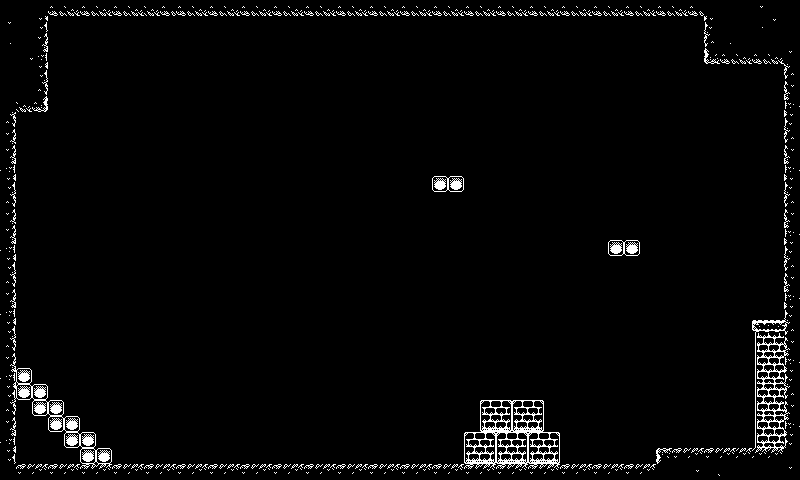

A level layout from a 2D game, rendered from its tile map. Below: a short description, then the map file with its tile-grid data intact:
An orthogonal 50x30 tile map with 16x16 px tiles, 1 tile layer (Tile Layer 1).

<map version="1.2" tiledversion="1.3.1" orientation="orthogonal" renderorder="right-down" compressionlevel="-1" width="50" height="30" tilewidth="16" tileheight="16" infinite="0" nextlayerid="5" nextobjectid="1">
 <tileset firstgid="1" source="blackwhite.tsx" />
 <layer id="1" name="Tile Layer 1" width="50" height="30">
  <data encoding="csv">
30,137,134,94,95,92,93,94,95,93,94,94,95,94,95,94,95,92,93,94,95,92,93,94,95,92,93,94,95,92,93,94,95,92,93,94,95,92,93,94,95,92,93,94,167,168,45,46,45,151,
46,134,64,152,153,154,155,156,157,157,157,157,157,157,173,173,173,173,173,173,173,173,189,189,189,189,189,189,205,205,205,205,205,221,221,221,205,205,205,205,205,205,189,189,59,151,152,62,61,167,
62,63,32,168,169,170,171,172,173,173,173,173,173,173,189,189,189,189,189,189,189,189,205,205,205,205,205,205,221,221,221,221,221,218,219,220,221,221,221,221,221,221,205,205,75,62,168,78,77,45,
214,47,48,184,185,186,187,188,189,189,189,189,189,189,205,205,205,205,205,205,205,205,221,221,221,221,221,221,198,198,214,215,216,217,214,215,216,217,218,219,220,221,221,221,91,92,93,94,95,61,
216,63,64,200,201,202,203,204,205,205,205,205,205,205,221,221,221,221,221,221,221,221,205,221,221,198,198,198,214,214,215,216,217,218,219,220,221,217,218,214,215,216,217,218,219,220,221,221,221,75,
218,79,80,216,217,218,219,220,221,221,221,221,221,221,157,173,173,189,189,205,205,221,221,198,214,214,214,214,215,216,217,218,219,134,134,150,150,150,134,134,135,136,214,215,216,217,218,219,220,27,
220,95,96,138,139,140,141,141,141,157,157,157,173,173,173,189,189,205,205,221,221,198,214,214,215,216,217,218,219,220,221,216,217,134,134,150,150,150,134,137,138,139,140,141,141,214,215,216,217,43,
80,141,141,141,141,141,157,157,157,173,173,173,189,189,189,205,205,221,221,198,214,214,215,216,217,218,219,220,221,216,217,218,134,134,134,150,150,150,134,139,140,141,141,157,157,157,173,214,215,59,
32,141,157,157,157,157,173,173,173,189,189,189,205,205,205,221,221,214,214,214,215,216,217,218,219,220,221,217,134,135,136,137,138,150,150,166,134,134,150,140,141,157,157,173,173,173,189,134,214,75,
32,157,173,173,173,173,189,189,189,205,205,205,221,221,221,214,215,216,217,218,219,220,221,216,217,218,134,135,136,137,138,139,134,135,136,137,138,139,140,141,157,173,173,189,134,134,134,150,150,27,
48,173,189,189,189,189,205,205,205,221,221,221,214,214,215,216,217,218,219,220,221,218,219,220,134,135,136,137,138,139,134,135,136,137,138,139,140,141,141,157,134,134,134,134,150,134,150,166,166,43,
64,189,205,205,205,205,221,221,221,198,214,214,215,216,217,218,219,220,221,218,219,220,134,135,136,137,138,1,2,135,136,137,138,139,140,141,141,134,134,134,150,150,150,134,134,150,166,182,182,59,
80,205,221,221,221,221,214,214,214,214,215,216,217,218,219,134,134,150,150,150,134,136,137,138,139,134,135,136,137,138,139,140,141,134,134,134,134,150,150,150,166,134,134,150,150,166,182,198,198,75,
32,221,198,198,214,214,215,216,217,218,219,220,221,218,219,134,134,134,134,150,150,150,134,134,135,136,137,138,139,134,134,134,134,150,150,150,150,166,166,134,134,150,150,166,166,182,198,214,214,27,
32,198,214,214,215,216,217,218,219,220,221,219,220,134,135,150,150,134,134,134,150,150,150,134,138,139,134,134,134,150,150,150,150,166,166,166,166,134,134,150,150,166,166,182,182,198,214,214,215,43,
48,214,215,216,217,218,219,220,221,220,221,134,135,136,137,138,139,150,150,150,166,134,134,150,134,134,150,150,150,166,166,166,166,134,134,134,134,150,1,2,166,182,182,198,198,214,214,215,216,59,
64,216,217,218,219,220,221,134,135,136,137,138,139,140,141,134,135,134,134,134,134,150,150,150,150,150,166,166,134,134,134,134,134,134,134,150,150,166,166,182,182,198,198,214,214,215,216,217,218,75,
80,219,220,221,220,134,135,136,137,138,139,140,141,134,134,134,134,150,150,150,150,166,166,134,134,134,134,134,150,150,150,134,134,150,150,166,166,182,135,135,136,137,138,139,140,141,142,218,219,27,
32,221,136,137,138,139,140,141,141,141,134,134,134,150,150,150,150,166,166,166,134,134,134,150,150,150,150,150,166,166,134,150,150,166,166,182,182,198,151,135,136,137,138,139,140,141,142,220,221,43,
48,137,138,139,140,141,141,134,134,134,150,150,150,166,166,166,166,134,134,134,150,150,150,166,166,166,166,166,182,134,150,166,166,182,182,198,198,214,167,135,135,136,137,138,139,140,141,142,141,59,
64,141,141,141,141,134,134,150,150,150,166,166,166,134,134,134,134,150,150,150,166,166,166,182,182,182,182,182,198,150,166,182,182,198,198,214,214,214,183,151,135,136,137,138,139,140,141,5,6,75,
80,134,134,134,134,150,150,166,166,166,134,134,134,150,150,150,150,166,166,166,182,182,182,198,198,198,198,198,214,166,182,198,198,214,214,214,215,216,199,167,151,152,153,154,155,156,157,21,22,27,
32,150,150,134,134,134,134,134,134,134,150,150,150,166,166,166,166,182,182,182,198,198,198,214,214,214,214,214,215,182,198,214,214,214,215,216,217,218,215,183,167,135,136,137,138,139,140,37,38,43,
48,2,134,150,150,150,150,150,150,150,166,166,166,182,182,182,182,134,134,134,214,214,214,215,216,217,218,219,220,198,214,214,215,216,217,218,219,220,221,199,183,151,152,153,154,155,156,53,54,59,
64,1,2,166,166,166,166,166,166,166,182,134,134,134,134,134,134,150,150,150,214,215,216,217,218,219,220,221,221,214,214,215,216,217,218,219,220,221,221,215,199,167,168,169,170,171,172,37,38,75,
80,166,1,2,134,134,134,134,134,134,134,134,134,150,150,150,150,166,166,166,166,182,214,215,216,217,218,219,220,221,35,36,35,36,221,221,221,221,221,221,215,183,184,185,186,187,188,53,54,27,
32,134,134,1,2,150,150,150,134,134,150,150,150,166,166,166,166,182,182,182,182,198,198,198,198,198,214,214,214,214,51,52,51,52,217,218,219,220,221,198,198,199,200,201,202,203,204,37,38,43,
48,150,150,166,1,2,166,166,150,150,166,166,166,182,182,182,182,198,198,198,198,214,214,214,214,214,215,216,217,35,36,35,36,35,36,139,140,141,141,141,141,215,216,217,218,219,220,53,54,59,
64,166,166,182,182,1,2,182,166,166,182,182,182,198,198,198,198,214,214,214,214,215,216,217,218,219,220,221,141,51,52,51,52,51,52,141,141,157,157,157,157,11,14,13,14,13,13,13,13,45,
219,12,13,14,15,12,13,14,15,12,13,14,15,12,13,14,15,12,13,14,15,12,13,14,15,12,13,14,15,12,13,14,15,12,13,14,15,12,13,14,15,29,45,46,47,29,29,29,29,61
</data>
 </layer>
</map>